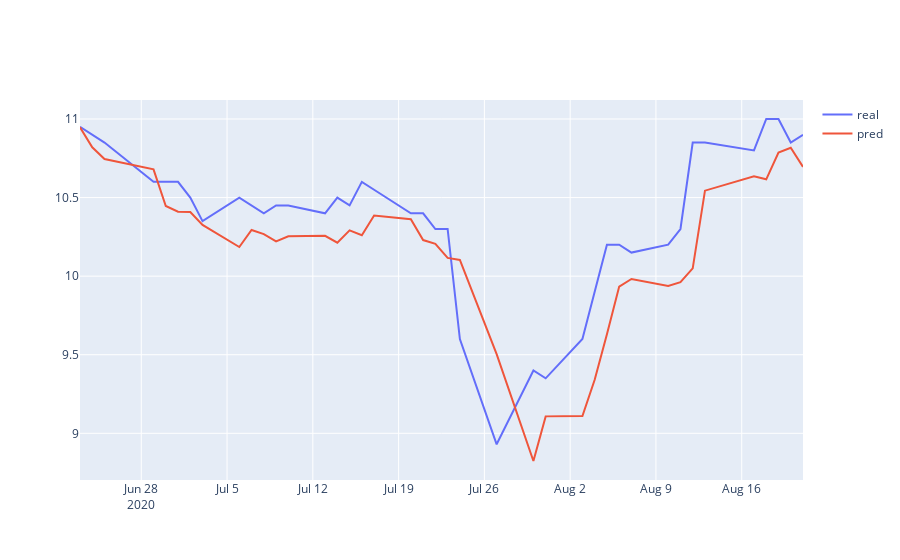

The cell this chart's notebook holds for it:
### Code cell
fig = go.Figure()

fig.add_trace(
    go.Scatter(
        name='real',
        x=df.iloc[-40:,:]['date'],
        y=real.flatten()
    )
)

fig.add_trace(
    go.Scatter(
        name='pred',
        x=df.iloc[-40:,:]['date'],
        y=predicted_stock_price.flatten()
    )
)
fig.show()
